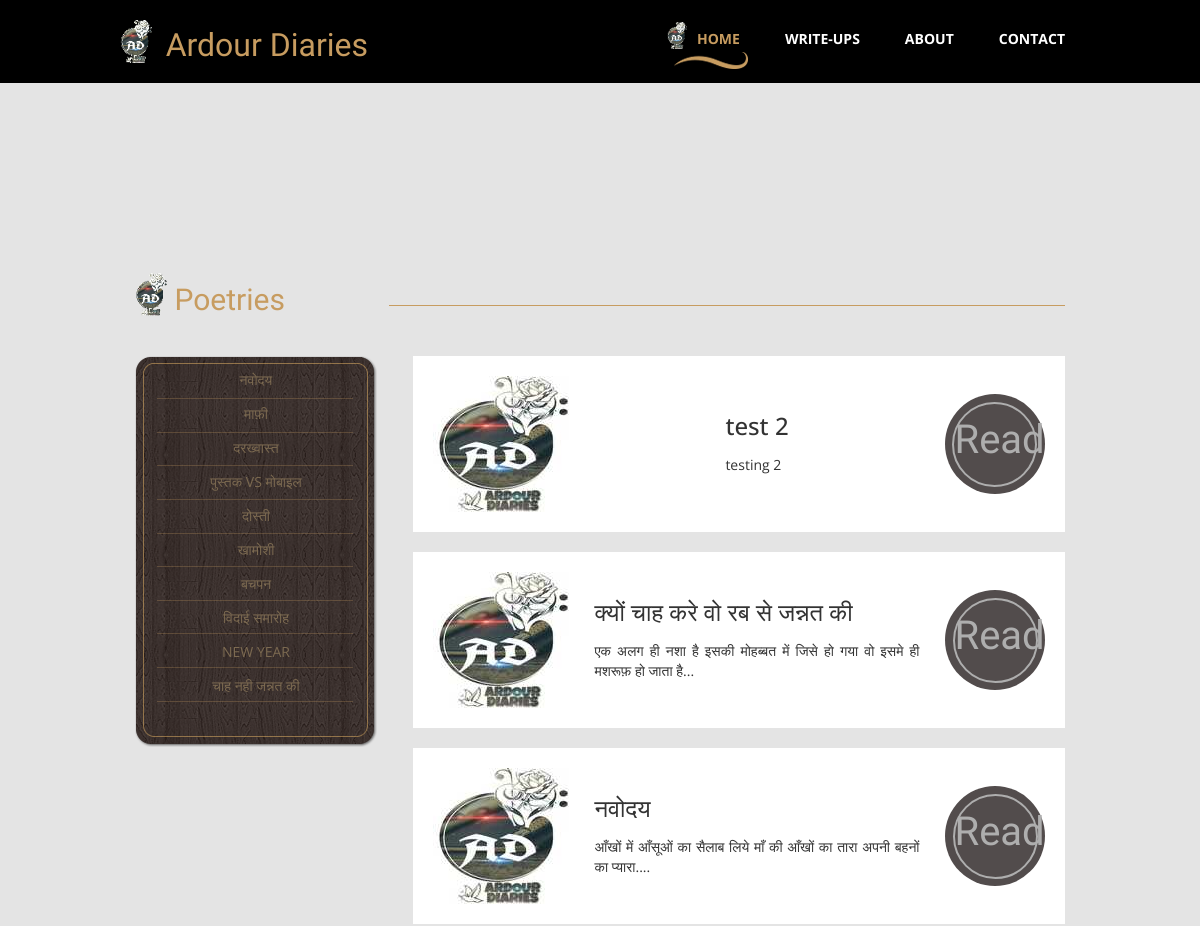
The page /poetries/ (upper part) on the database as committed earlier.
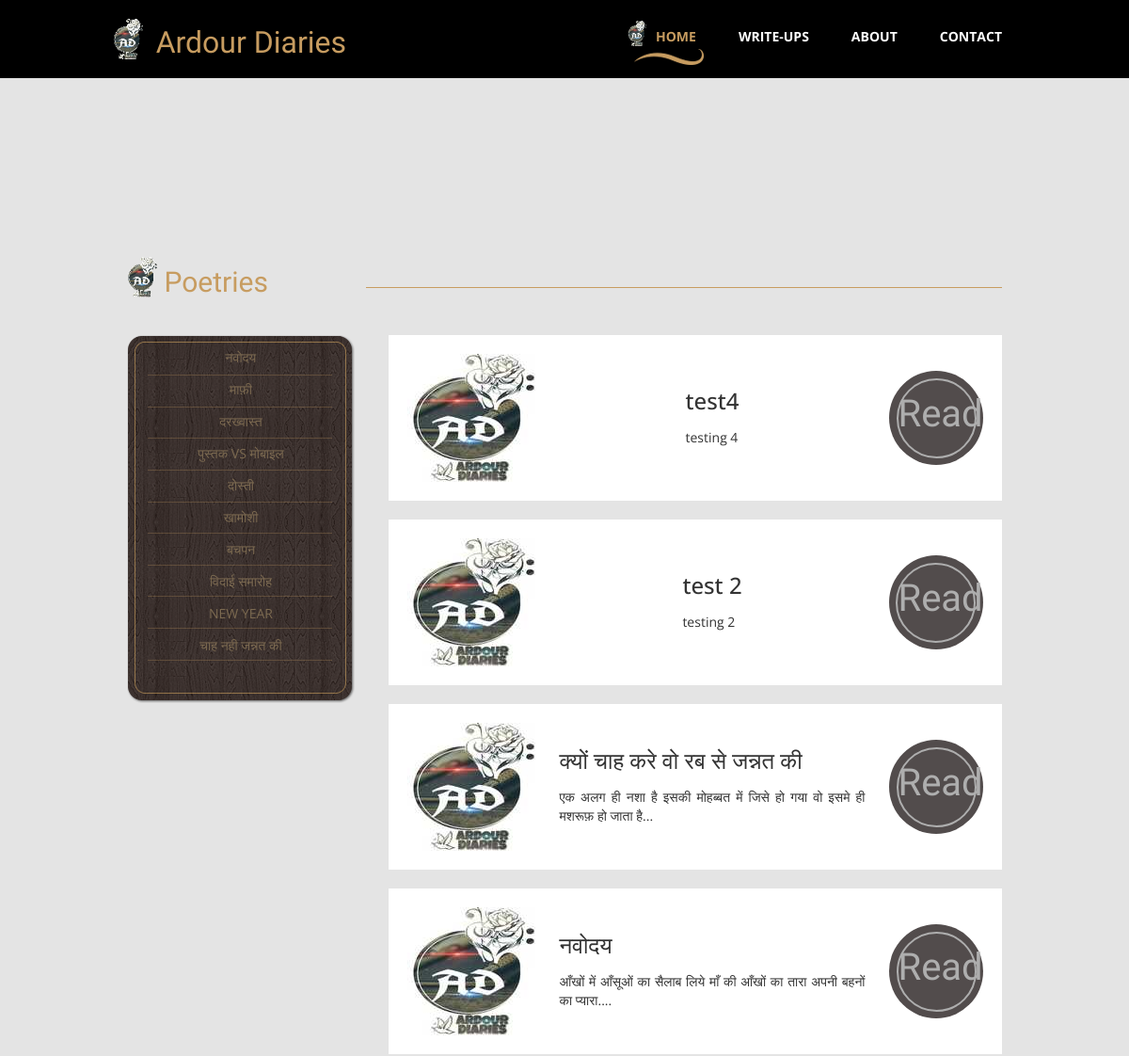
The same page on the database as committed later.
### diaries/models.py (models this page shows, shortened)
class poems(models.Model):
    title = models.CharField(max_length=100, null=True)
    desc = models.TextField(max_length=500, null=True)
    content = models.TextField(max_length=5000, null=True)
    date_created = models.DateTimeField(auto_now_add=True, null=True)
    poems_image = models.ImageField(upload_to='poems',null=True, blank=True)
    insta_link = models.URLField(blank=True, null=True)
    fb_link = models.URLField(blank=True, null=True)
    class Meta:
        ordering = ["-date_created"]

### diaries/views.py (the view)
# urls.py: path('poetries/', views.poetries, name="poetries"),
def poetries(request):
    poem = poems.objects.all()
    return render(request, "poetries.html", {'poem': poem})

### templates/poetries.html
{% extends 'main.html' %}
{% block content %}
{% load static %}
    <div class="tm-main-section light-gray-bg">
      <div class="container" id="main">
        <section class="tm-section row">
          <div class="col-lg-12 tm-section-header-container margin-bottom-30">
            <h2 class="tm-section-header gold-text tm-handwriting-font"><img src="{% static 'img/logo.png' %}" alt="Logo" class="tm-site-logo"> Poetries</h2>
            <div class="tm-hr-container"><hr class="tm-hr"></div>
          </div>
          <div>
            <div class="col-lg-3 col-md-3">
              <div class="tm-position-relative margin-bottom-30">
                <nav class="tm-side-menu">
                  <ul>
                    <li><a href="/poetries/poeme/11">नवोदय</a></li>
                    <li><a href="/poetries/poeme/3">माफ़ी</a></li>
                    <li><a href="/poetries/poeme/1">दरख्वास्त</a></li>
                    <li><a href="/poetries/poeme/7">पुस्तक VS मोबाइल</a></li>
                    <li><a href="/poetries/poeme/8">दोस्ती</a></li>
                    <li><a href="/poetries/poeme/2">खामोशी</a></li>
                    <li><a href="/poetries/poeme/4">बचपन</a></li>
                    <li><a href="/poetries/poeme/10">विदाई समारोह</a></li>
                    <li><a href="/poetries/poeme/1">New Year</a></li>
                    <li><a href="/poetries/poeme/1"> चाह नही जन्नत की</a></li>
                  </ul>
                </nav>
                <img src="{% static 'img/vertical-menu-bg.png' %}" alt="Menu bg" class="tm-side-menu-bg">
              </div>
            </div>
            <div class="tm-menu-product-content col-lg-9 col-md-9">
            {% for i in poem %}
              <div class="tm-product">
                <img src="{% static 'img/logo1.jpeg' %}" alt="Poetries">
                <div class="tm-product-text">
                  <h3 class="tm-product-title">{{i.title}}</h3>
                  <p class="tm-product-description">{{i.desc}}</p>
                </div>
                <div class="tm-product-price">
                  <a href="/poetries/poeme/{{i.id}}" class="tm-product-price-link tm-handwriting-font">Read</a>
                </div>
              </div>
              {% endfor %}
            </div>
          </div>
        </section>
      </div>
    </div>
    {% endblock %}

Rows that differ between the two databases and show on the page:
added poems: title "test4", desc "testing 4"
